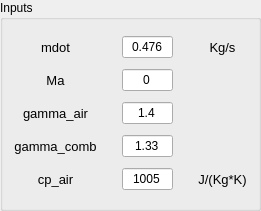
    <widget class="QGroupBox" name="groupBox_1">
     <property name="geometry">
      <rect>
       <x>10</x>
       <y>10</y>
       <width>261</width>
       <height>211</height>
      </rect>
     </property>
     <property name="title">
      <string>Inputs</string>
     </property>
     <layout class="QGridLayout" name="gridLayout_4">
      <property name="horizontalSpacing">
       <number>25</number>
      </property>
      <item row="4" column="2">
       <widget class="QLabel" name="label_53">
        <property name="font">
         <font>
          <pointsize>10</pointsize>
         </font>
        </property>
        <property name="text">
         <string>J/(Kg*K)</string>
        </property>
        <property name="alignment">
         <set>Qt::AlignCenter</set>
        </property>
       </widget>
      </item>
      <item row="0" column="2">
       <widget class="QLabel" name="label_11">
        <property name="font">
         <font>
          <pointsize>10</pointsize>
         </font>
        </property>
        <property name="text">
         <string>Kg/s</string>
        </property>
        <property name="alignment">
         <set>Qt::AlignCenter</set>
        </property>
       </widget>
      </item>
      <item row="2" column="2">
       <widget class="QLabel" name="label_13">
        <property name="font">
         <font>
          <pointsize>10</pointsize>
         </font>
        </property>
        <property name="text">
         <string/>
        </property>
        <property name="alignment">
         <set>Qt::AlignCenter</set>
        </property>
       </widget>
      </item>
      <item row="0" column="1">
       <widget class="QLineEdit" name="lineEdit_1">
        <property name="enabled">
         <bool>true</bool>
        </property>
        <property name="text">
         <string>0.476</string>
        </property>
        <property name="alignment">
         <set>Qt::AlignCenter</set>
        </property>
       </widget>
      </item>
      <item row="1" column="1">
       <widget class="QLineEdit" name="lineEdit_2">
        <property name="enabled">
         <bool>true</bool>
        </property>
        <property name="text">
         <string>0</string>
        </property>
        <property name="alignment">
         <set>Qt::AlignCenter</set>
        </property>
       </widget>
      </item>
      <item row="3" column="1">
       <widget class="QLineEdit" name="lineEdit_5">
        <property name="enabled">
         <bool>true</bool>
        </property>
        <property name="text">
         <string>1.33</string>
        </property>
        <property name="alignment">
         <set>Qt::AlignCenter</set>
        </property>
       </widget>
      </item>
      <item row="4" column="0">
       <widget class="QLabel" name="label_52">
        <property name="font">
         <font>
          <pointsize>10</pointsize>
         </font>
        </property>
        <property name="text">
         <string>cp_air</string>
        </property>
        <property name="alignment">
         <set>Qt::AlignCenter</set>
        </property>
       </widget>
      </item>
      <item row="4" column="1">
       <widget class="QLineEdit" name="lineEdit_31">
        <property name="enabled">
         <bool>true</bool>
        </property>
        <property name="text">
         <string>1005</string>
        </property>
        <property name="alignment">
         <set>Qt::AlignCenter</set>
        </property>
       </widget>
      </item>
      <item row="3" column="2">
       <widget class="QLabel" name="label_15">
        <property name="font">
         <font>
          <pointsize>10</pointsize>
         </font>
        </property>
        <property name="text">
         <string/>
        </property>
        <property name="alignment">
         <set>Qt::AlignCenter</set>
        </property>
       </widget>
      </item>
      <item row="1" column="2">
       <widget class="QLabel" name="label_12">
        <property name="font">
         <font>
          <pointsize>10</pointsize>
         </font>
        </property>
        <property name="text">
         <string/>
        </property>
        <property name="alignment">
         <set>Qt::AlignCenter</set>
        </property>
       </widget>
      </item>
      <item row="1" column="0">
       <widget class="QLabel" name="label_2">
        <property name="font">
         <font>
          <pointsize>10</pointsize>
         </font>
        </property>
        <property name="text">
         <string>Ma</string>
        </property>
        <property name="alignment">
         <set>Qt::AlignCenter</set>
        </property>
       </widget>
      </item>
      <item row="2" column="1">
       <widget class="QLineEdit" name="lineEdit_3">
        <property name="enabled">
         <bool>true</bool>
        </property>
        <property name="text">
         <string>1.4</string>
        </property>
        <property name="alignment">
         <set>Qt::AlignCenter</set>
        </property>
       </widget>
      </item>
      <item row="3" column="0">
       <widget class="QLabel" name="label_5">
        <property name="font">
         <font>
          <pointsize>10</pointsize>
         </font>
        </property>
        <property name="text">
         <string>gamma_comb</string>
        </property>
        <property name="alignment">
         <set>Qt::AlignCenter</set>
        </property>
       </widget>
      </item>
      <item row="2" column="0">
       <widget class="QLabel" name="label_3">
        <property name="font">
         <font>
          <pointsize>10</pointsize>
         </font>
        </property>
        <property name="text">
         <string>gamma_air</string>
        </property>
        <property name="alignment">
         <set>Qt::AlignCenter</set>
        </property>
       </widget>
      </item>
      <item row="0" column="0">
       <widget class="QLabel" name="label">
        <property name="font">
         <font>
          <pointsize>10</pointsize>
         </font>
        </property>
        <property name="text">
         <string>mdot</string>
        </property>
        <property name="alignment">
         <set>Qt::AlignCenter</set>
        </property>
       </widget>
      </item>
     </layout>
    </widget>
